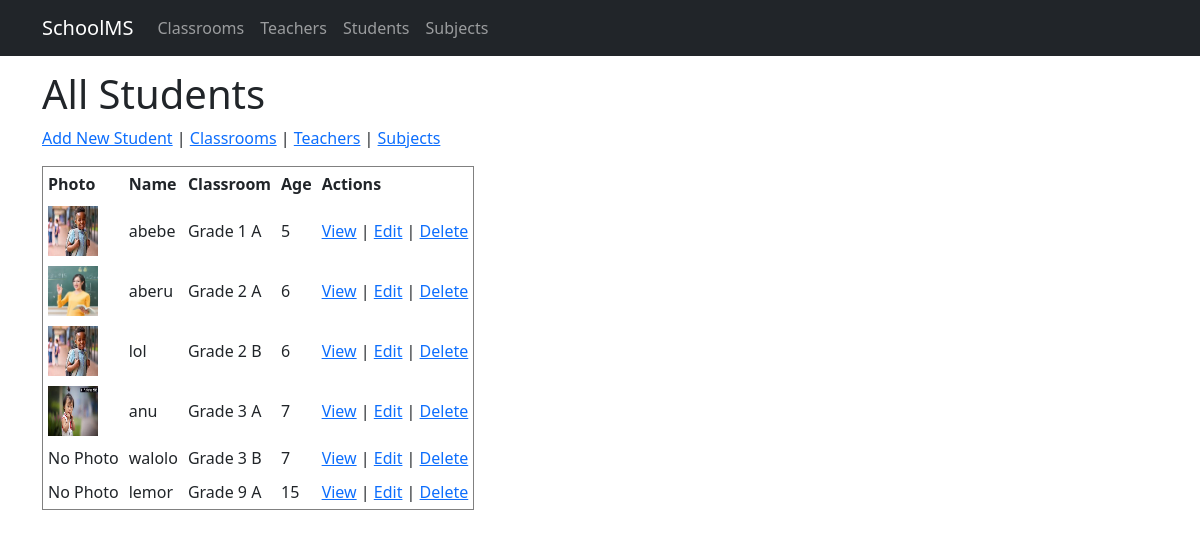
Before: / with the older database file.
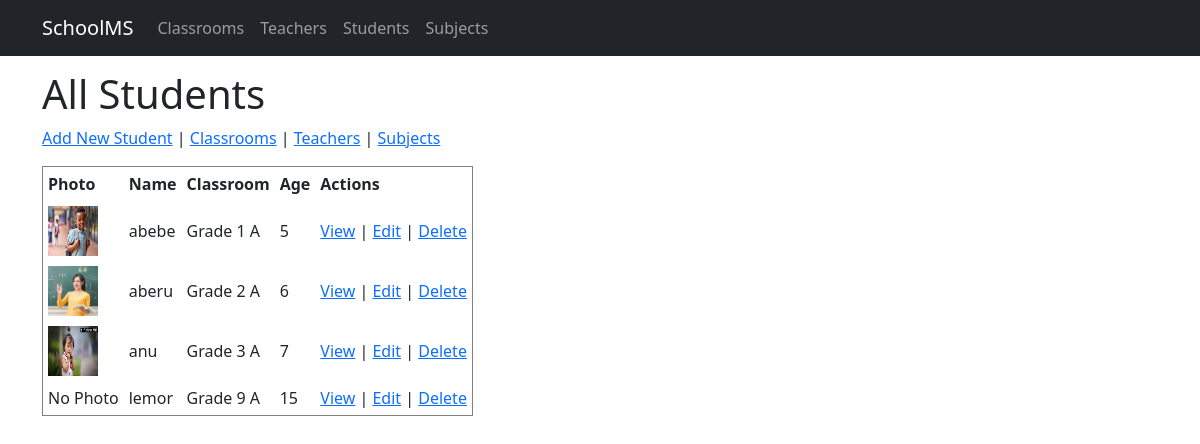
After: the same page with the newer database file.
### school/models.py (models this page shows, shortened)
class Student(models.Model):
    GENDER_CHOICES = [('Male', 'Male'), ('Female', 'Female'), ('Other', 'Other')]
    name = models.CharField(max_length=100)
    age = models.PositiveIntegerField()
    gender = models.CharField(max_length=10, choices=GENDER_CHOICES)
    photo = models.ImageField(upload_to='student_photos/', blank=True, null=True)
    address = models.TextField(blank=True)
    parent_contact = models.CharField(max_length=20, blank=True)
    classroom = models.ForeignKey(ClassRoom, on_delete=models.CASCADE, related_name='students')

class ClassRoom(models.Model):
    name = models.CharField(max_length=50)
    section = models.CharField(max_length=5, blank=True)
    description = models.TextField(blank=True, null=True)
    def __str__(self):
        return f"{self.name} {self.section}".strip()

### school/views.py (the view)
# urls.py: path('', views.home, name='home'),
def home(request):
    students = Student.objects.all()
    return render(request, 'school/home.html', {'students': students})

### school/templates/school/home.html (shortened to what this page needs)
{% extends 'school/base.html' %}
{% block content %}
    <h1>All Students</h1>
    <p>
        <a href="{% url 'student_create' %}">Add New Student</a> |
        <a href="{% url 'classroom_list' %}">Classrooms</a> |
        <a href="{% url 'teacher_list' %}">Teachers</a> |
        <a href="{% url 'subject_list' %}">Subjects</a>
    </p>
    <table border="1" cellpadding="5">
        <tr>
            <th>Photo</th>
            <th>Name</th>
            <th>Classroom</th>
            <th>Age</th>
            <th>Actions</th>
        </tr>
        {% for student in students %}
        <tr>
            <td>
                {% if student.photo %}
                    <img src="{{ student.photo.url }}" width="50" height="50">
                {% else %}
                    No Photo
                {% endif %}
            </td>
            <td>{{ student.name }}</td>
            <td>{{ student.classroom }}</td>
            <td>{{ student.age }}</td>
            <td>
                <a href="{% url 'student_detail' student.pk %}">View</a> |
                <a href="{% url 'student_update' student.pk %}">Edit</a> |
                <a href="{% url 'student_delete' student.pk %}">Delete</a>
            </td>
        </tr>
        {% empty %}
        <tr>
            <td colspan="5">No students available.</td>
        </tr>
        {% endfor %}
    </table>
{% endblock %}

### school/templates/school/base.html (shortened to what this page needs)
<!DOCTYPE html>
<html lang="en">
<head>
    <link href="https://cdn.jsdelivr.net/npm/bootstrap@5.3.0/dist/css/bootstrap.min.css" rel="stylesheet" />
</head>
<body>
    <nav class="navbar navbar-expand-lg navbar-dark bg-dark fixed-top">
        <div class="container">
            <a class="navbar-brand" href="{% url 'home' %}">SchoolMS</a>
            <div class="collapse navbar-collapse" id="navbarsExample">
                <ul class="navbar-nav me-auto mb-2 mb-lg-0">
                    <li class="nav-item"><a class="nav-link" href="{% url 'classroom_list' %}">Classrooms</a></li>
                    <li class="nav-item"><a class="nav-link" href="{% url 'teacher_list' %}">Teachers</a></li>
                    <li class="nav-item"><a class="nav-link" href="{% url 'student_list' %}">Students</a></li>
                    <li class="nav-item"><a class="nav-link" href="{% url 'subject_list' %}">Subjects</a></li>
                </ul>
            </div>
        </div>
    </nav>
    <main class="container">
        {% block content %}{% endblock %}
    </main>
</body>
</html>

### school/templates/school/base.html (style rules this page uses)
body { padding-top: 70px; }

Changed rows visible on the page:
removed Student: photo (picture), name "lol", classroom "Grade 2 B", age "6"
removed Student: photo "No Photo", name "walolo", classroom "Grade 3 B", age "7"
